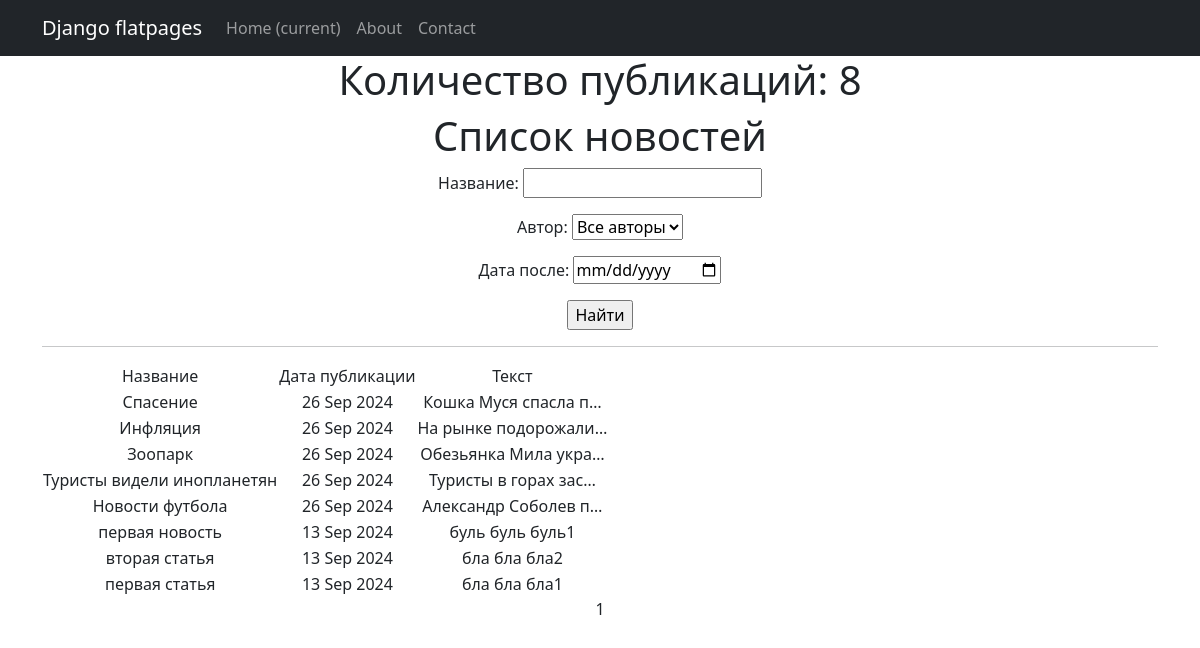
The app's page /post/search/, older data.
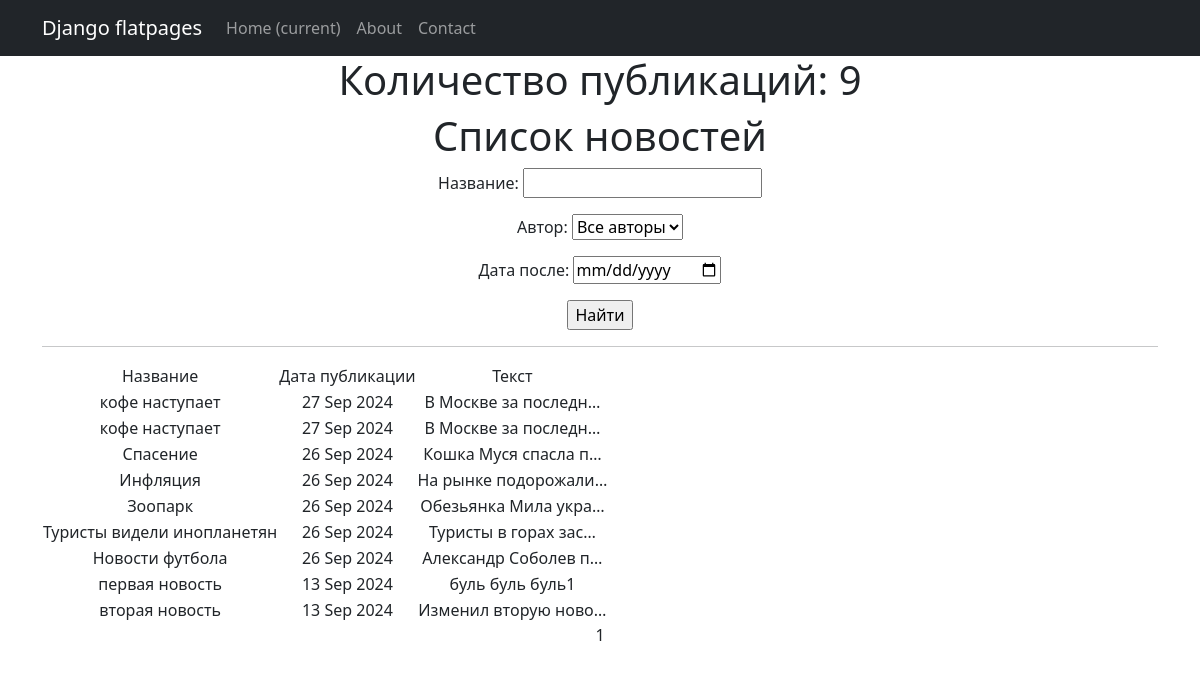
The same page, newer data.
### news/models.py (models this page shows, shortened)
class Post(models.Model):
    article = 'AR'
    news = 'NE'
    POSITIONS = [
        (article, 'Статья'),
        (news, 'Новость')
    ]
    author = models.ForeignKey(Author, on_delete=models.CASCADE)
    post_type = models.CharField(max_length=2, choices=POSITIONS, default=news)
    time_post = models.DateTimeField(auto_now_add=True)
    category = models.ManyToManyField(Category, through='PostCategory')
    title = models.CharField(max_length=255)
    text = models.TextField()
    rating = models.IntegerField(default=0)

### news/views.py (the view)
# urls.py: path('', PostsList.as_view(), name='post_list'),
class PostsList(ListView):
    model = Post
    ordering = '-time_post'
    context_object_name = 'posts'
    paginate_by = 10
    def get_queryset(self):
        queryset = super().get_queryset()
        self.filterset = PostFilter(self.request.GET, queryset)
        return self.filterset.qs
    def get_context_data(self, **kwargs):
        context = super().get_context_data(**kwargs)
        context['filterset'] = self.filterset
        return context
    def get_template_names(self):
        if self.request.path == '/post/search/':
            return 'flatpages/post_search.html'
        return 'flatpages/posts.html'

### news/models.py (called while the page is built)
    def __str__(self):
        return self.user.username

### templates/flatpages/post_search.html (shortened to what this page needs)
{% extends 'flatpages/default.html' %}
{% load custom_filters %}
{% block content %}
    <h1>Количество публикаций: {{ posts|length }} </h1>
    <h1>Список новостей</h1>
    <form action="" method="get">
       {{ filterset.form.as_p }}
       <input type="submit" value="Найти" />
    </form>
    <hr>
    {% if posts %}
        <table>
            <tr>
                <td>Название</td>
                <td>Дата публикации</td>
                <td>Текст</td>
            </tr>
            {% for post in posts %}
            <tr>
                <td>{{ post.title }}</td>
                <td>{{ post.time_post|date:'d M Y' }}</td>
                <td>{{ post.text|truncatechars:20 }}</td>
            </tr>
            {% endfor %}
        </table>
    {% else %}
        <h2>Новостей нет! =( </h2>
    {% endif %}
    {{ page_obj.number }}
{% endblock content %}

Row changes from the older to the newer data that the page shows:
removed Post: title "первая статья", time_post "13 Sep 2024", text "бла бла бла1"
added Post: title "кофе наступает", time_post "27 Sep 2024", text "В Москве за последн…"
added Post: title "кофе наступает", time_post "27 Sep 2024", text "В Москве за последн…"
changed Post: title "вторая статья" → "вторая новость"; text "бла бла бла2" → "Изменил вторую ново…"
Text that changed along with them:
{{ posts|length }}: "8" → "9"
